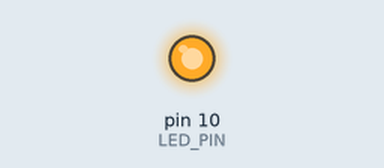
A sketch run on a simulated Arduino Uno, built with avr-gcc and run on an emulated ATmega328P. On the bench: output pins drawn as LEDs (lit = HIGH).

Above: at 1.0 s.
At 5.6 s:
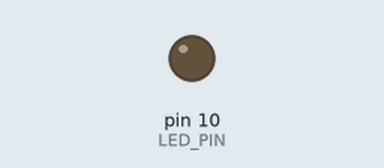
Timing chart, 0 to 10.7 s (numbered marks = the images above):
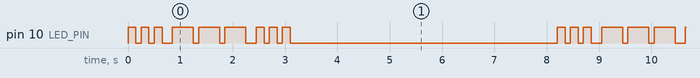

Measured:
- by itself, pin 10 (LED_PIN): repeats every 8.2 s: 2 × (LOW 0.10 s, HIGH 0.15 s), LOW 0.20 s, 2 × (HIGH 0.40 s, LOW 0.10 s), HIGH 0.40 s, LOW 0.20 s, 2 × (HIGH 0.15 s, LOW 0.10 s), HIGH 0.15 s, LOW 5.1 s, HIGH 0.15 s
- by itself, everything shown: repeats every 8.2 s, in 18 steps

The sketch:

main.ino
```cpp
int LED_PIN=10;


void setup() {
	pinMode(LED_PIN, OUTPUT);
}

void loop() {
	for(int x=0;x<3;x++){
		digitalWrite(LED_PIN,HIGH);
		delay(150);
		digitalWrite(LED_PIN,LOW);
		delay(100);
	}


	delay(100);
	for(int x=0;x<3;x++){
		digitalWrite(LED_PIN,HIGH);
		delay(400);
		digitalWrite(LED_PIN,LOW);
		delay(100);
	}

	delay(100);

	for(int x=0;x<3;x++){
        digitalWrite(LED_PIN,HIGH);
        delay(150);
        digitalWrite(LED_PIN,LOW);
        delay(100);
	}
	delay(5000);
}
```
